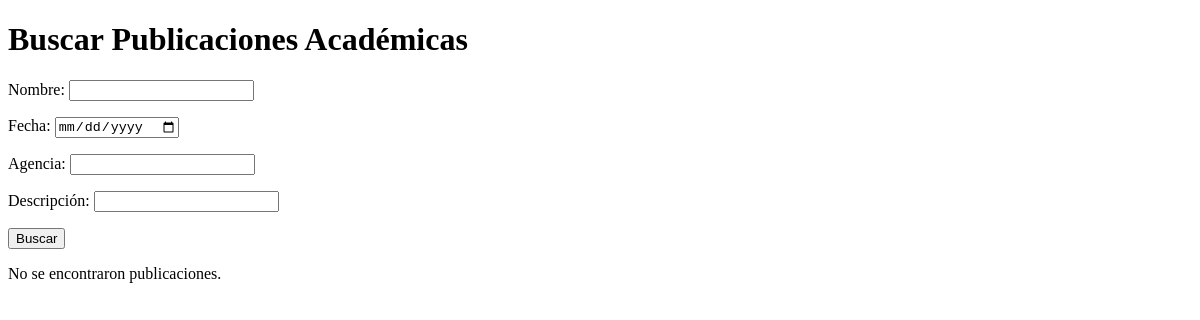
Page /AppConsultoria/buscar_publicacion/ on the earlier database version.
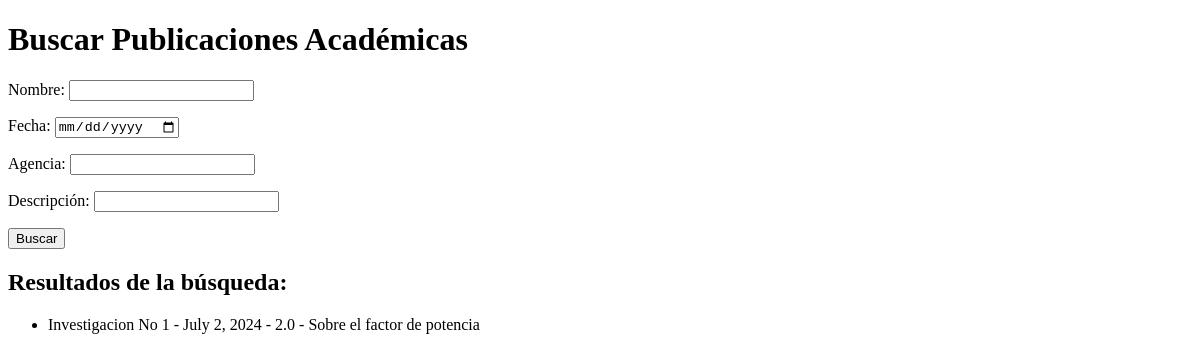
Same page on the later database version.
### AppConsultoria/models.py (models this page shows, shortened)
class PublicacionesAcademicas(models.Model):
    nombre=models.CharField(max_length=40)
    fecha=models.DateField()
    agencia=models.FloatField()
    descripcion=models.CharField(max_length=200)

### AppConsultoria/views.py (the view)
# urls.py: path('buscar_publicacion/', buscar_publicaciones, name='Buscar_publicaciones')
def buscar_publicaciones(request):
    form = PublicacionesAcademicasSearchForm(request.GET)
    publicaciones = []
    if form.is_valid():
        nombre = form.cleaned_data.get('nombre')
        fecha = form.cleaned_data.get('fecha')
        agencia = form.cleaned_data.get('agencia')
        descripcion = form.cleaned_data.get('descripcion')
        publicaciones = PublicacionesAcademicas.objects.all()
        if nombre:
            publicaciones = publicaciones.filter(nombre__icontains=nombre)
        if fecha:
            publicaciones = publicaciones.filter(fecha=fecha)
        if agencia:
            publicaciones = publicaciones.filter(agencia=agencia)
        if descripcion:
            publicaciones = publicaciones.filter(descripcion__icontains=descripcion)
    return render(request, 'AppConsultoria/buscar_publicacion.html', {'form': form, 'publicaciones': publicaciones})

### AppConsultoria/forms.py
class PublicacionesAcademicasSearchForm(forms.Form):
    nombre = forms.CharField(label='Nombre', max_length=40, required=False)
    fecha = forms.DateField(label='Fecha', required=False, widget=forms.DateInput(attrs={'type': 'date'}))
    agencia = forms.FloatField(label='Agencia', required=False)
    descripcion = forms.CharField(label='Descripción', max_length=200, required=False)

### AppConsultoria/templates/AppConsultoria/buscar_publicacion.html (shortened to what this page needs)
<!DOCTYPE html>
<html lang="es">
<head>
    <link rel="stylesheet" href="https://code.jquery.com/ui/1.12.1/themes/base/jquery-ui.css">
</head>
<body>
    <h1>Buscar Publicaciones Académicas</h1>
    <form method="get">
        {{ form.as_p }}
        <button type="submit">Buscar</button>
    </form>
    {% if publicaciones %}
        <h2>Resultados de la búsqueda:</h2>
        <ul>
            {% for publicacion in publicaciones %}
                <li>{{ publicacion.nombre }} - {{ publicacion.fecha }} - {{ publicacion.agencia }} - {{ publicacion.descripcion }}</li>
            {% endfor %}
        </ul>
    {% else %}
        <p>No se encontraron publicaciones.</p>
    {% endif %}
</body>
</html>

Differences in the rows shown:
added PublicacionesAcademicas: nombre "Investigacion No 1", fecha "July 2, 2024", agencia "2.0", descripcion "Sobre el factor de potencia"
Other differences:
text no longer shown: "No se encontraron publicaciones."
text now shown: "Resultados de la búsqueda:"
